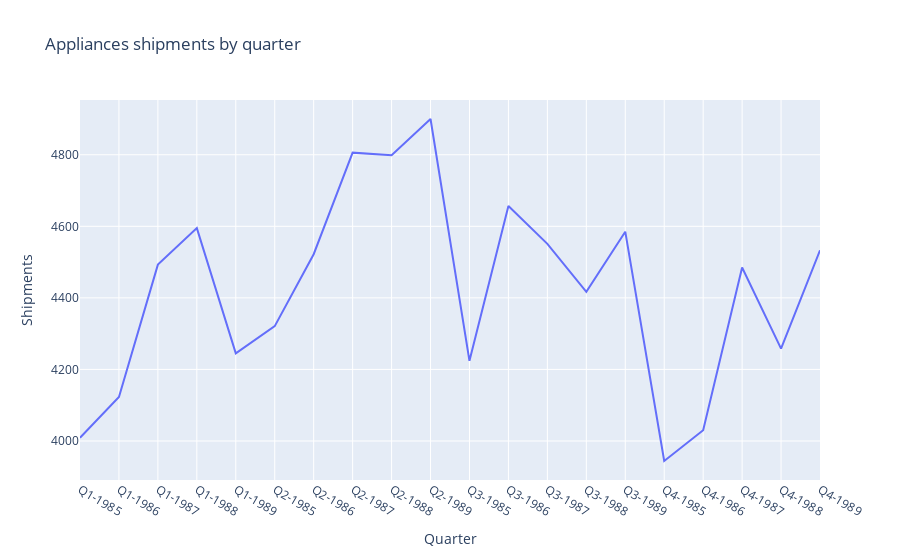

The cell this chart's notebook holds for it:
### Code cell
fig = px.line(df_2, x="Quarter", y="Shipments", title='Appliances shipments by quarter')
fig.show()

### Figure 1 — Plotly figure (JSON) as saved in the notebook; plotly's stock layout.template omitted (floating-point values rounded to 4 significant figures)
{"data": [{"hovertemplate": "Quarter=%{x}<br>Shipments=%{y}<extra></extra>", "legendgroup": "", "line": {"color": "#636efa", "dash": "solid"}, "mode": "lines", "name": "", "orientation": "v", "showlegend": false, "type": "scatter", "x": ["Q1-1985", "Q1-1986", "Q1-1987", "Q1-1988", "Q1-1989", "Q2-1985", "Q2-1986", "Q2-1987", "Q2-1988", "Q2-1989", "Q3-1985", "Q3-1986", "Q3-1987", "Q3-1988", "Q3-1989", "Q4-1985", "Q4-1986", "Q4-1987", "Q4-1988", "Q4-1989"], "xaxis": "x", "y": [4009, 4123, 4493, 4595, 4245, 4321, 4522, 4806, 4799, 4900, 4224, 4657, 4551, 4417, 4585, 3944, 4030, 4485, 4258, 4533], "yaxis": "y"}], "layout": {"legend": {"tracegroupgap": 0}, "title": {"text": "Appliances shipments by quarter"}, "xaxis": {"anchor": "y", "domain": [0, 1], "title": {"text": "Quarter"}}, "yaxis": {"anchor": "x", "domain": [0, 1], "title": {"text": "Shipments"}}}}
